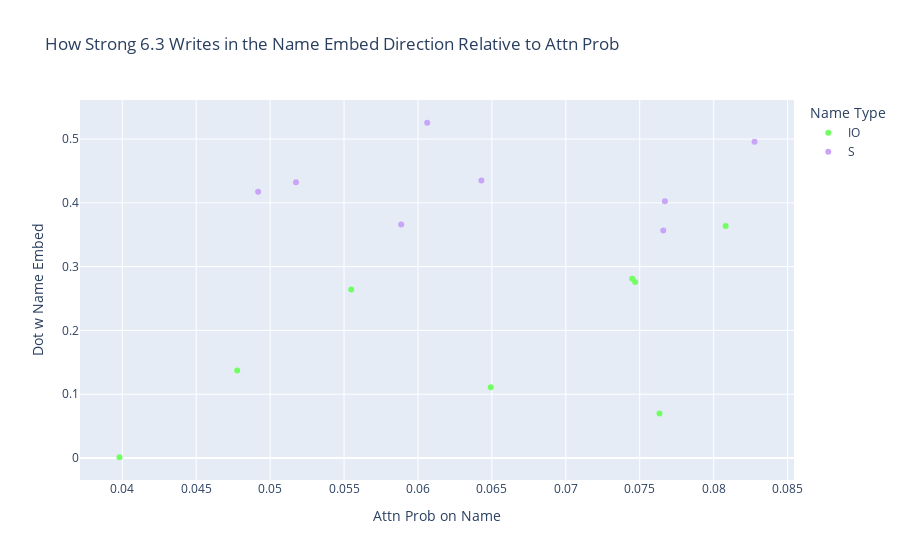

Source (notebook cell):
### Code cell
scatter_attention_and_contribution(model, (6, 3), prompts, io_positions, s_positions, answer_residual_directions)

### Figure 1 — Plotly figure (JSON) as saved in the notebook; plotly's stock layout.template omitted (floating-point values rounded to 4 significant figures)
{"data": [{"customdata": [["When John and Mary went to the shops, John gave the bag to"], ["When John and Mary went to the shops, Mary gave the bag to"], ["When Tom and James went to the park, James gave the ball to"], ["When Tom and James went to the park, Tom gave the ball to"], ["When Dan and Sid went to the shops, Sid gave an apple to"], ["When Dan and Sid went to the shops, Dan gave an apple to"], ["After Martin and Amy went to the park, Amy gave a drink to"], ["After Martin and Amy went to the park, Martin gave a drink to"]], "hovertemplate": "Name Type=IO<br>Attn Prob on Name=%{x}<br>Dot w Name Embed=%{y}<br>text=%{customdata[0]}<extra></extra>", "legendgroup": "IO", "marker": {"color": "rgb(114,255,100)", "symbol": "circle"}, "mode": "markers", "name": "IO", "orientation": "v", "showlegend": true, "type": "scatter", "x": [0.07449, 0.07469, 0.04777, 0.06492, 0.08081, 0.05549, 0.03981, 0.07634], "xaxis": "x", "y": [0.2812, 0.2759, 0.1371, 0.1109, 0.3637, 0.264, 0.001218, 0.06972], "yaxis": "y"}, {"customdata": [["When John and Mary went to the shops, John gave the bag to"], ["When John and Mary went to the shops, Mary gave the bag to"], ["When Tom and James went to the park, James gave the ball to"], ["When Tom and James went to the park, Tom gave the ball to"], ["When Dan and Sid went to the shops, Sid gave an apple to"], ["When Dan and Sid went to the shops, Dan gave an apple to"], ["After Martin and Amy went to the park, Amy gave a drink to"], ["After Martin and Amy went to the park, Martin gave a drink to"]], "hovertemplate": "Name Type=S<br>Attn Prob on Name=%{x}<br>Dot w Name Embed=%{y}<br>text=%{customdata[0]}<extra></extra>", "legendgroup": "S", "marker": {"color": "rgb(201,165,247)", "symbol": "circle"}, "mode": "markers", "name": "S", "orientation": "v", "showlegend": true, "type": "scatter", "x": [0.0767, 0.07659, 0.04919, 0.06429, 0.06062, 0.08277, 0.05887, 0.05175], "xaxis": "x", "y": [0.4024, 0.3568, 0.4173, 0.4351, 0.5255, 0.4957, 0.3661, 0.4324], "yaxis": "y"}], "layout": {"legend": {"title": {"text": "Name Type"}, "tracegroupgap": 0}, "title": {"text": "How Strong 6.3 Writes in the Name Embed Direction Relative to Attn Prob"}, "xaxis": {"anchor": "y", "domain": [0, 1], "title": {"text": "Attn Prob on Name"}}, "yaxis": {"anchor": "x", "domain": [0, 1], "title": {"text": "Dot w Name Embed"}}}}
